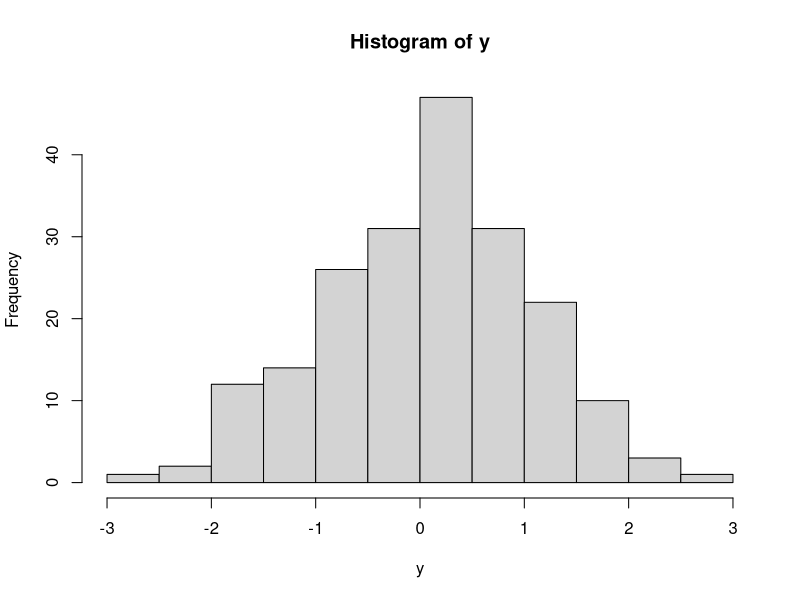
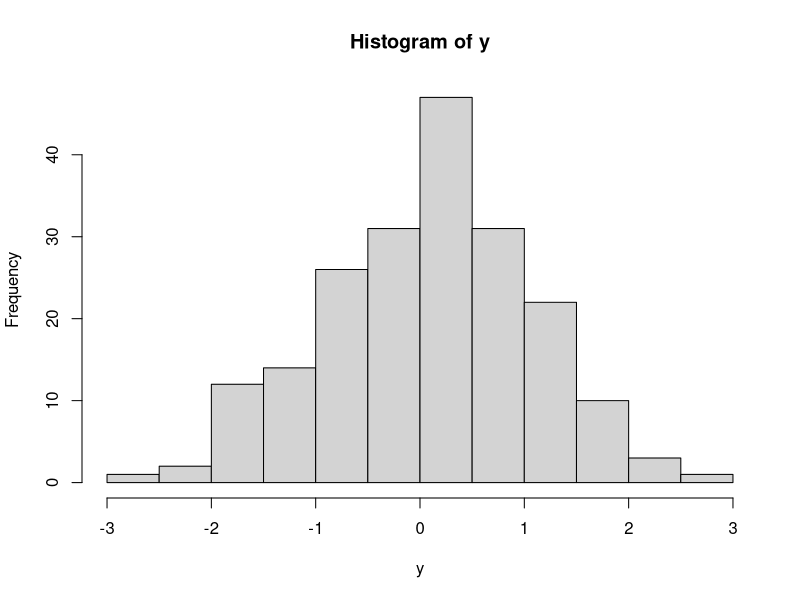

R code for these plots, in order: (Note: this script raises an error after producing the figures.)
## ---- chunk 1
knitr::opts_chunk$set(echo=TRUE, fig.align='center', cache=TRUE)

## ---- chunk 2
#This is a comment inside a code chunk.
1+1
## ---- chunk 3
x <- 3
## ---- chunk 4
x * 3
## ---- chunk 5
y <- rnorm(200) # generates 200 random numbers
y
hist(y)
## ---- chunk 6
hist(y)

## ---- chunk 7
z*2 #If one question is throwing an error, just put errow=TRUE in the code chunk so you can get partial credit on the homework. 
